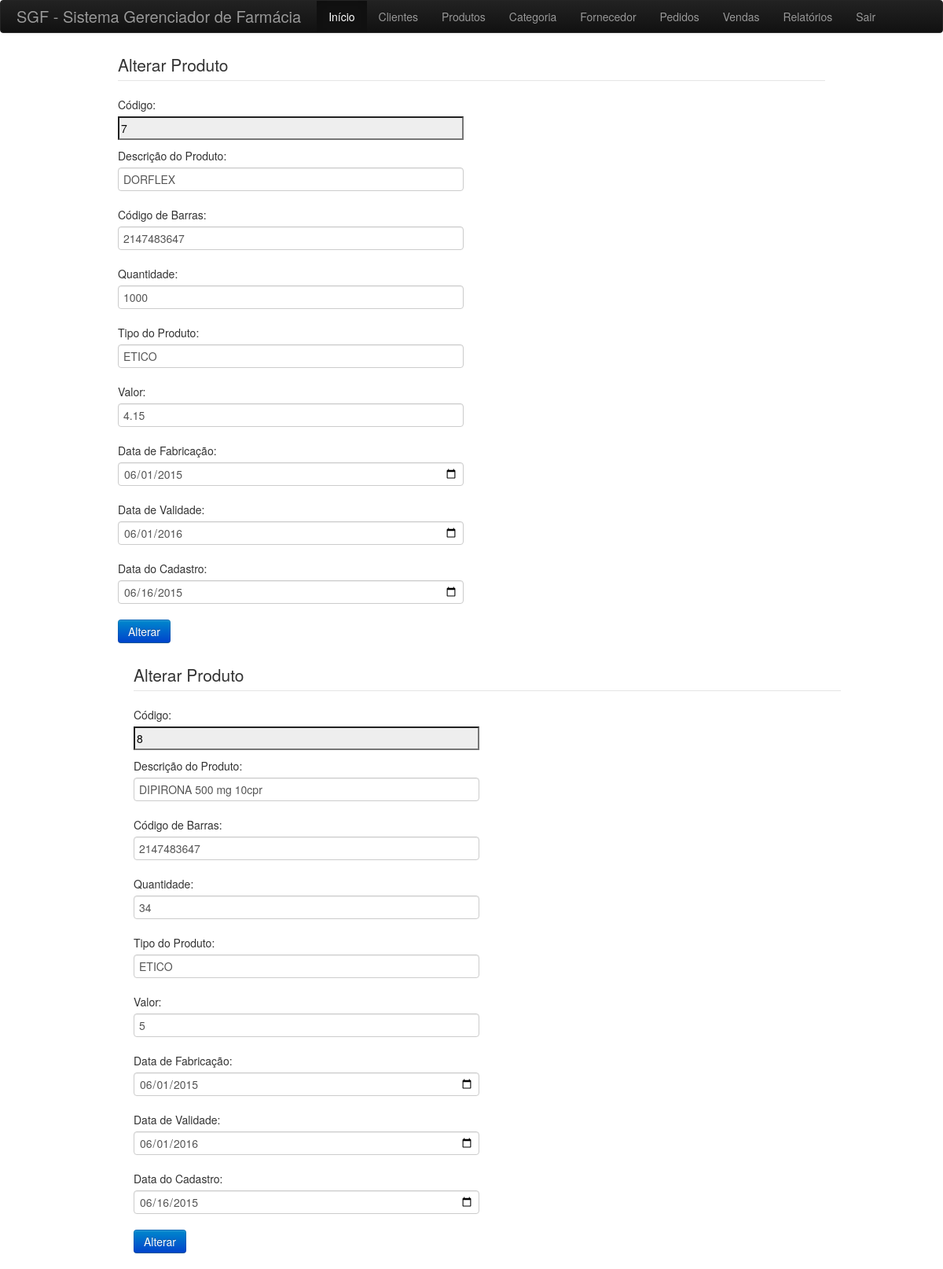
The page /view/alterarProduto.php?COD_PRODUTO=7 (signed in) on the database its author committed.
### tables this page shows
CREATE TABLE `produto` (
  `COD_PRODUTO` int(11) NOT NULL AUTO_INCREMENT,
  `COD_CATEGORIA` int(11) DEFAULT NULL,
  `DS_PRODUTO` varchar(100) NOT NULL,
  `NU_COD_BARRAS` int(11) NOT NULL,
  `NU_QTDE_PRODUTO` int(11) NOT NULL,
  `TIPO_PRODUTO` varchar(100) NOT NULL,
  `VALOR_PRODUTO` float NOT NULL,
  `DT_FABRICACAO` date NOT NULL,
  `DT_VALIDADE` date NOT NULL,
  `DT_CADASTRO` date NOT NULL,
  PRIMARY KEY (`COD_PRODUTO`),
  KEY `COD_CATEGORIA` (`COD_CATEGORIA`),
  CONSTRAINT `produto_ibfk_1` FOREIGN KEY (`COD_CATEGORIA`) REFERENCES `categoria` (`COD_CATEGORIA`)
);

### control/controlProduto.class.php (called while the page is built, shortened)
<?php
include_once '../model/modelProduto.class.php';
include_once 'controlGeral.php';
class ControlProduto extends ControlGeral {
    function consultar($COD_PRODUTO = null, $DS_PRODUTO = null) {
        $objProduto = new modelProduto();
        return $listaProduto = $objProduto->consultar($COD_PRODUTO  = null, $DS_PRODUTO  = null);
    }
}

### model/modelProduto.class.php (called while the page is built, shortened)
<?php
include_once '../model/modelConexao.class.php';
class modelProduto extends modelConexao {
    private $COD_PRODUTO;
    private $DS_PRODUTO;
    public function getCOD_PRODUTO() {
        return $this->COD_PRODUTO;
    }
    public function getDS_PRODUTO() {
        return $this->DS_PRODUTO;
    }
    public function setCOD_PRODUTO($COD_PRODUTO) {
        $this->COD_PRODUTO = $COD_PRODUTO;
    }
    public function setDS_PRODUTO($DS_PRODUTO) {
        $this->DS_PRODUTO = $DS_PRODUTO;
    }
    public function consultar($COD_PRODUTO, $DS_PRODUTO) {
        $sql = 'select * from produto  where 1 ';
        $result = $this->executarQuery($sql);
        while ($row = mysql_fetch_array($result)) {
            $return[] = $row;
        }
        return $return;
    }
}

### model/modelConexao.class.php (called while the page is built, shortened)
<?php
class modelConexao {
    var $host;
    var $user;
    var $senha;
    var $dbase;
    public function getHost() {
        return $this->host;
    }
    public function getUser() {
        return $this->user;
    }
    public function getSenha() {
        return $this->senha;
    }
    public function getDbase() {
        return $this->dbase;
    }
    public function setHost($host) {
        $this->host = $host;
    }
    public function setUser($user) {
        $this->user = $user;
    }
    public function setSenha($senha) {
        $this->senha = $senha;
    }
    public function setDbase($dbase) {
        $this->dbase = $dbase;
    }
    function conecta() {
        $this->link = mysql_connect($this->getHost(), $this->getUser(), $this->getSenha());
        if ($this->link) {
            return true;
        } else {
            return false;
        }
    }
    function executarQuery($consulta) {
        if ($resultado = mysql_query($consulta)) {
            return $resultado;
        } else {
            return false;
        }
    }
}

### view/alterarProduto.php (the view, shortened to what this page needs)
<?php
include_once '../control/controlProduto.class.php';
$cc = new ControlProduto();
$produtos = $cc->consultar($_GET["COD_PRODUTO"], null);
?>
<html>
    <head>
        <link href="../bootstrap/css/bootstrap.min.css" rel="stylesheet" media="screen">
    </head>
    <body>
        <?php
        foreach ($produtos as $item) {
            ?>
            <div id="container-geral">
            <div class="container" id="content">
                <div class="container-fluid">
                    <div class="row-fluid">
                        <div>
                            <fieldset>
                            <legend>Alterar Produto</legend>
                            <form id="produto" name="produto" method="post" action="alterarProduto.php">
                                    <div class="control-group">
                                        <label class="control-label" for="COD_PRODUTO">Código:</label>
                                        <div class="controls">
                                            <input class="span6" name="COD_PRODUTO" readonly="true" id="COD_PRODUTO" value="<?php echo $item["COD_PRODUTO"]; ?>" />
                                        </div>
                                    </div>
                                    <div class="control-group">
                                        <label class="control-label" for="DS_PRODUTO">Descrição do Produto:</label>
                                        <div class="controls">
                                            <input class="span6" name="DS_PRODUTO" type="text" id="DS_PRODUTO" value="<?php echo $item["DS_PRODUTO"]; ?>" />
                                        </div>
                                    </div>
                                    <div class="control-group">
                                        <label class="control-label" for="NU_COD_BARRAS">Código de Barras:</label>
                                        <div class="controls">
                                            <input class="span6" name="NU_COD_BARRAS" type="text" value="<?php echo $item["NU_COD_BARRAS"]; ?>" />
                                        </div>
                                    </div>
                                    <div class="control-group">
                                        <label class="control-label" for="NU_QTDE_PRODUTO">Quantidade:</label>
                                        <div class="controls">
                                            <input class="span6" name="NU_QTDE_PRODUTO" type="text" id="NU_QTDE_PRODUTO" value="<?php echo $item["NU_QTDE_PRODUTO"]; ?>" />
                                        </div>
                                    </div>
                                    <div class="control-group">
                                        <label class="control-label" for="TIPO_PRODUTO">Tipo do Produto:</label>
                                        <div class="controls">
                                            <input class="span6" name="TIPO_PRODUTO" type="text" id="TIPO_PRODUTO" value="<?php echo $item["TIPO_PRODUTO"]; ?>" />
                                        </div>
                                    </div>
                                    <div class="control-group">
                                        <label class="control-label" for="VALOR_PRODUTO">Valor:</label>
                                        <div class="controls">
                                            <input class="span6" name="VALOR_PRODUTO" type="text" id="VALOR_PRODUTO" value="<?php echo $item["VALOR_PRODUTO"]; ?>" />
                                        </div>
                                    </div>
                                    <div class="control-group">
                                        <label class="control-label" for="DT_FABRICACAO">Data de Fabricação:</label>
                                        <div class="controls">
                                            <input class="span6" name="DT_FABRICACAO" type="date" id="DT_FABRICACAO" value="<?php echo $item["DT_FABRICACAO"]; ?>" />
                                        </div>
                                    </div>
                                    <div class="control-group">
                                        <label class="control-label" for="DT_VALIDADE">Data de Validade:</label>
                                        <div class="controls">
                                            <input class="span6" name="DT_VALIDADE" type="date" id="DT_VALIDADE" value="<?php echo $item["DT_VALIDADE"]; ?>" />
                                        </div>
                                    </div>
                                    <div class="control-group">
                                        <label class="control-label" for="DT_CADASTRO">Data do Cadastro:</label>
                                        <div class="controls">
                                            <input class="span6" name="DT_CADASTRO" type="date" id="DT_CADASTRO" value="<?php echo $item["DT_CADASTRO"]; ?>" />
                                        </div>
                                    </div>
                                    <div class="control-group">
                                        <div class="controls">
                                            <button type="submit" name="alterar" class="btn btn-primary">Alterar</i></button>
                                   </div>
                           </div>
                     </form>
            </fieldset>
            <?php } ?>
      </body>
</html>

### rows shown on the page
produto: COD_PRODUTO "7", DS_PRODUTO "DORFLEX", NU_COD_BARRAS "2147483647", NU_QTDE_PRODUTO "1000", TIPO_PRODUTO "ETICO", VALOR_PRODUTO "4.15", DT_FABRICACAO "06/01/2015", DT_VALIDADE "06/01/2016", DT_CADASTRO "06/16/2015"
produto: COD_PRODUTO "8", DS_PRODUTO "DIPIRONA 500 mg 10cpr", NU_COD_BARRAS "2147483647", NU_QTDE_PRODUTO "34", TIPO_PRODUTO "ETICO", VALOR_PRODUTO "5", DT_FABRICACAO "06/01/2015", DT_VALIDADE "06/01/2016", DT_CADASTRO "06/16/2015"
